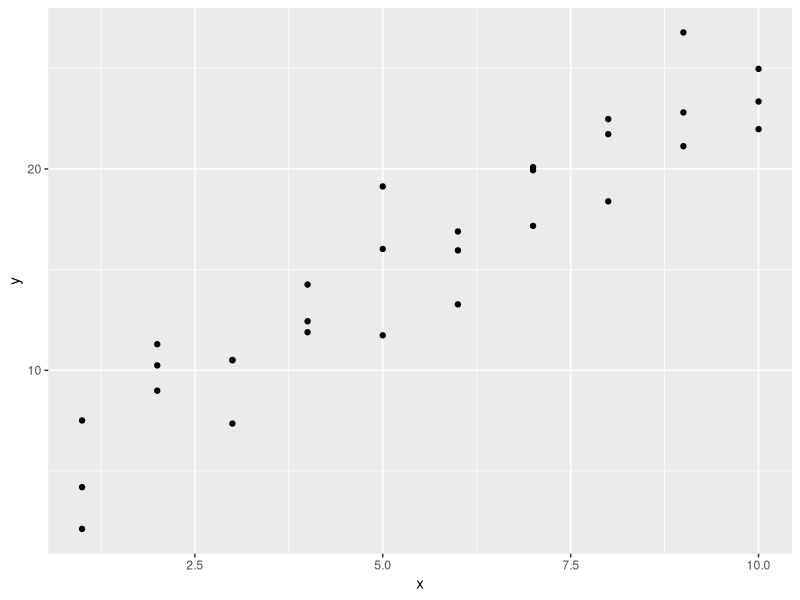
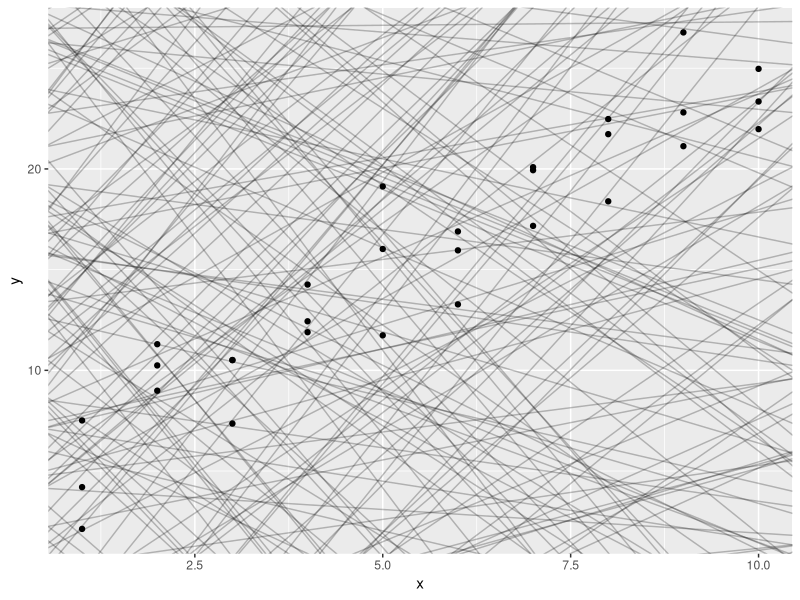

Write R code to recreate these figures, in order.
## ---- chunk 1
library(tidyverse)

library(modelr)
options(na.action = na.warn)
## ---- chunk 2
ggplot(sim1, aes(x, y)) +
  geom_point()
## ---- chunk 3
cor(sim1$x, sim1$y)
## ---- chunk 4
models <- tibble(
  a1 = runif(250, -20, 40),
  a2 = runif(250, -5, 5)
)

ggplot(sim1, aes(x, y)) + 
  geom_abline(
    aes(intercept = a1, slope = a2), 
    data = models, alpha = 1/4
  ) +
  geom_point()
## ---- chunk 5
model1 <- function(a, data) {
  a[1] + data$x * a[2]
}

model1(c(7, 1.5), sim1)
sim1
